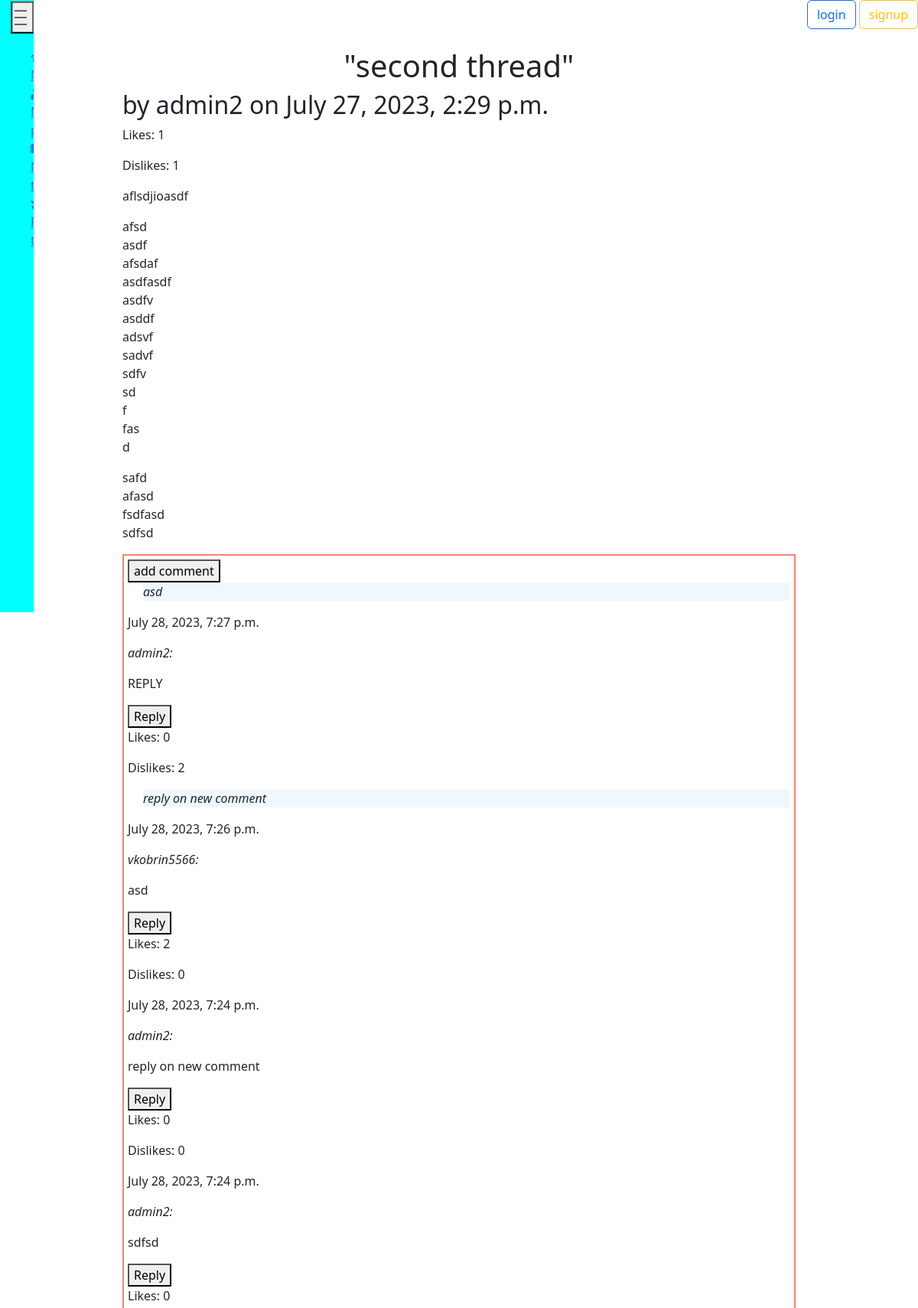
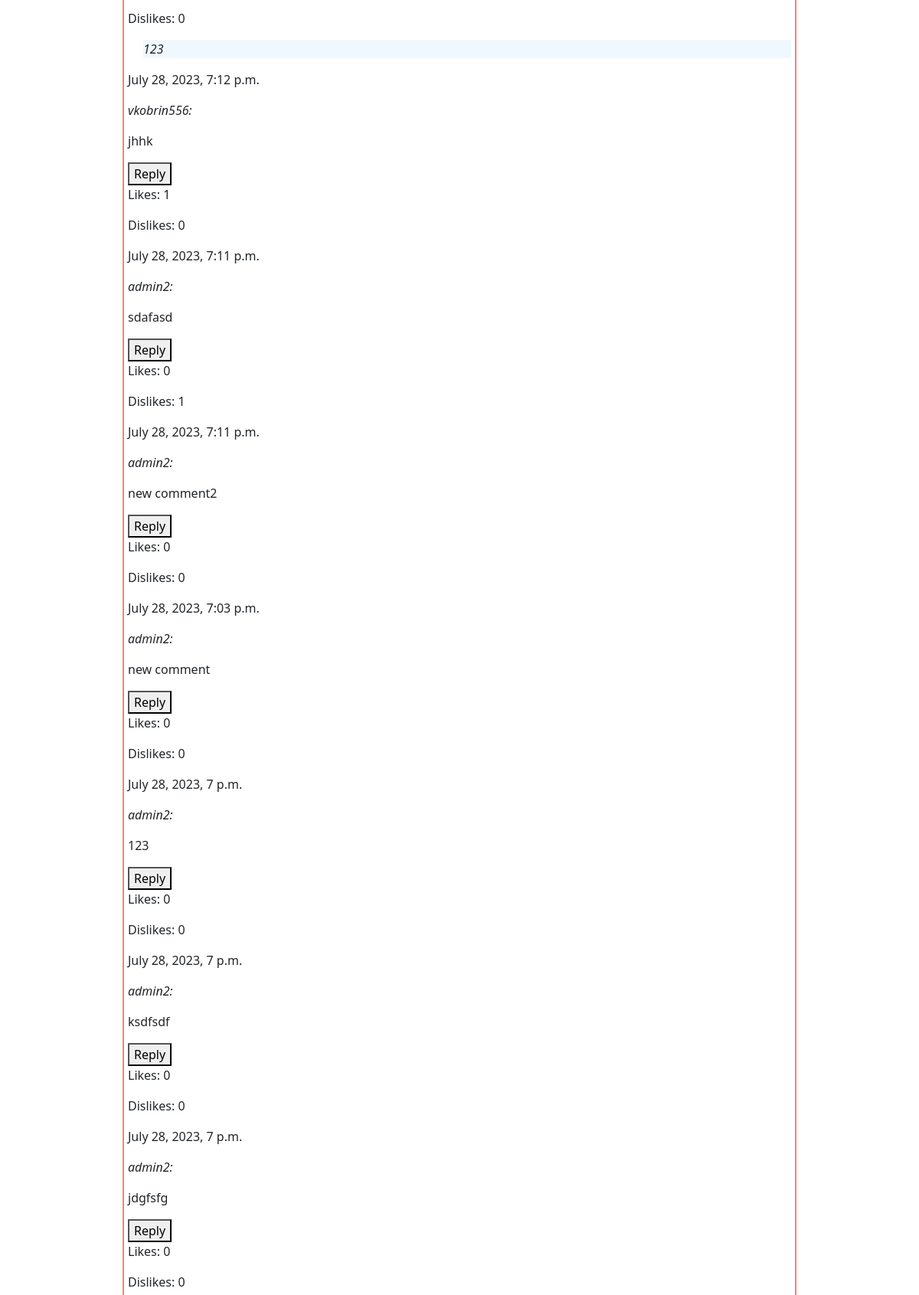
/threads/2/ (upper part), run on the app's committed database (2 pictures, top to bottom).
### threads/models.py (models this page shows, shortened)
class Thread(models.Model):
    author = models.ForeignKey(CustomUser, on_delete=models.CASCADE)
    title = models.CharField('Title', max_length=250)
    time_create = models.DateTimeField('Time of publication',auto_now_add=True)
    time_update = models.DateTimeField('Time of update',auto_now=True)
    full_text = models.TextField('Full text')
    ratings = models.ManyToManyField(Rating, blank=True)
    class Meta:
        ordering = ['time_create', 'title']

class Comment(models.Model):
    author = models.ForeignKey(CustomUser, on_delete=models.CASCADE)
    thread = models.ForeignKey(Thread, on_delete=models.CASCADE, related_name='comments')
    text = models.TextField('Comment_text')
    time_create = models.DateTimeField('Created_at', auto_now_add=True)
    parent_comment = models.ForeignKey('self', on_delete=models.CASCADE, null=True, blank=True, related_name='replies')
    ratings = models.ManyToManyField(Rating, blank=True)
    class Meta:
        ordering = ['-time_create']

### users/models.py (models this page shows)
class CustomUser(AbstractUser):
    GENDER_CHOICES = (
        ('M', 'Male'),
        ('F', 'Female'),
        ('O', 'Other'),
    )
    gender = models.CharField(max_length=1, choices=GENDER_CHOICES)
    date_of_birth = models.DateField(null=True, blank=True)
    registration_date = models.DateField(auto_now_add=True)
    avatar = models.ImageField(upload_to='avatars/', blank=True, null=True)
    additional_info = models.TextField(blank=True)
    def __str__(self):
        return self.username
    objects = CustomUserManager()

### threads/views.py (the view, shortened to what this page needs)
# urls.py: path('<int:thId>/', views.SingleThread.as_view(), name='thread'),
class SingleThread(DetailView):
    model = Thread
    template_name = 'threads/thread.html'
    context_object_name = 'thread'
    pk_url_kwarg = 'thId'
    def get_context_data(self, **kwargs):
        context = super().get_context_data(**kwargs)
        context['form'] = AddNewComment()
        context['likes'] = Rating.objects.filter(
            liked_object_id=self.object.pk,
            liked_object_type='Thread',
            like_type='like',
        ).count()
        context['dislikes'] = Rating.objects.filter(
            liked_object_id=self.object.pk,
            liked_object_type='Thread',
            like_type='dislike',
        ).count()
        context['comment_likes'] = {}
        context['comment_dislikes'] = {}
        for comment in self.object.comments.all():
            context['comment_likes'][comment.pk] = Rating.objects.filter(
                liked_object_id=comment.pk,
                liked_object_type='Comment',
                like_type='like',
            ).count()
            context['comment_dislikes'][comment.pk] = Rating.objects.filter(
                liked_object_id=comment.pk,
                liked_object_type='Comment',
                like_type='dislike',
            ).count()
        return context

### threads/templatetags/custom_filters.py (called while the page is built)
@register.filter
def get_item(dictionary, key):
    return dictionary.get(key)

### threads/templates/threads/thread.html (shortened to what this page needs)
{% extends 'main/layout.html' %}
{% block content%}
    <div class="thread">
        <h1>"{{thread.title}}"</h1>
        <h2>by {{thread.author}} on {{thread.time_create}}</h2>
        <p>Likes: {{ likes }}</p>
        <p>Dislikes: {{ dislikes }}</p>
        <p>{{thread.full_text|linebreaks}}</p>
        <div class="comment">
            {% include 'threads/comments.html' %}
        </div>
    </div>
{% endblock%}

### threads/templates/threads/comments.html (shortened to what this page needs)
{% load custom_filters %}
<button onclick="ShowComment()">add comment</button>
{% if thread.comments.exists %}
    {% for comment in thread.comments.all %}
        {% if comment.parent_comment %}
            <p id="reply">{{ comment.parent_comment.text }}</p>
        {% endif %}
        <p id="time_create">{{ comment.time_create }}</p>
        <p id="author">{{ comment.author }}:</p>
        <p>{{ comment.text }}</p>
        <button class="replyButton" onclick="ShowCommentReply('{{ comment.pk }}')">Reply</button>
        <p>Likes: {{ comment_likes|get_item:comment.pk }}</p>
        <p>Dislikes: {{ comment_dislikes|get_item:comment.pk }}</p>
    {% endfor %}
{% else %}
    <p id="Nocomments">No comments</p>
{% endif %}

### main/static/main/css/main.css (style rules this page uses)
.thread { word-wrap: break-word; margin-left: 20vh; margin-right: 20vh; margin-top: 2%; }
.thread h1 { display: flex; justify-content: center; }
.comment { padding: 5px; margin-bottom: 5px; border: 2px solid salmon; }
.comment #reply { background-color: aliceblue; margin-left: 20px; font-style: italic; }
.comment #author { font-style: italic; }

### data on the page
Thread: title "second thread", author "admin2", time_create "July 27, 2023, 2:29 p.m.", full_text "aflsdjioasdf afsd asdf afsdaf asdfasdf asdfv asddf adsvf sadvf sdfv sd f fas d safd afasd fsdfasd sdfsd"
Comment: parent_comment.text "asd", time_create "July 28, 2023, 7:27 p.m.", author "admin2", text "REPLY", id "0", id "2"
Comment: parent_comment.text "reply on new comment", time_create "July 28, 2023, 7:26 p.m.", author "vkobrin5566", text "asd", id "2", id "0"
Comment: time_create "July 28, 2023, 7:24 p.m.", author "admin2", text "reply on new comment", id "0"
Comment: time_create "July 28, 2023, 7:24 p.m.", author "admin2", text "sdfsd", id "0"
Comment: parent_comment.text "123", time_create "July 28, 2023, 7:12 p.m.", author "vkobrin556", text "jhhk", id "1", id "0"
Comment: time_create "July 28, 2023, 7:11 p.m.", author "admin2", text "sdafasd", id "0", id "1"
Comment: time_create "July 28, 2023, 7:11 p.m.", author "admin2", text "new comment2", id "0"
Comment: time_create "July 28, 2023, 7:03 p.m.", author "admin2", text "new comment", id "0"
Comment: time_create "July 28, 2023, 7 p.m.", author "admin2", text "123", id "0"
Comment: time_create "July 28, 2023, 7 p.m.", author "admin2", text "ksdfsdf", id "0"
Comment: time_create "July 28, 2023, 7 p.m.", author "admin2", text "jdgfsfg", id "0"

### other printed values
{{ likes }} "1"
{{ dislikes }} "1"
